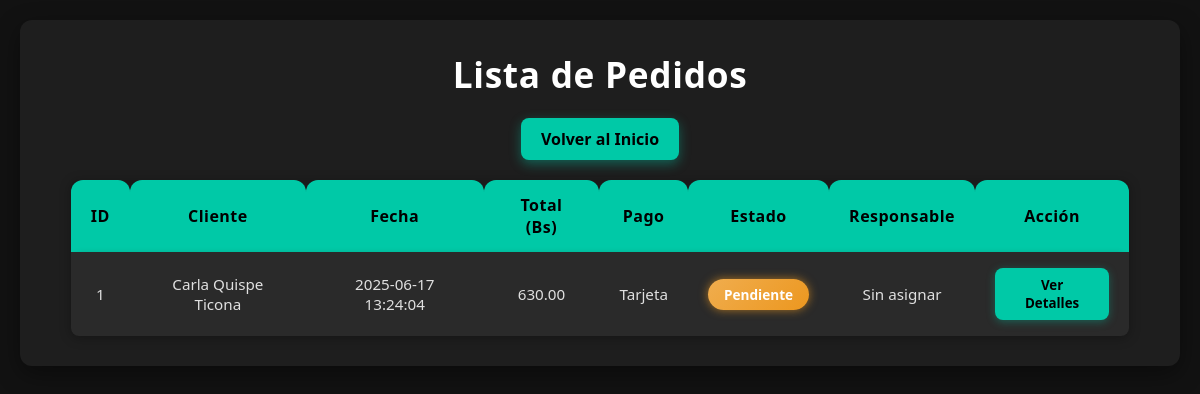
The page /empleado/pedidos/pedidos.php (signed in) on the database its author committed.
### tables this page shows
CREATE TABLE `pedido` (
  `id_pedido` int(11) NOT NULL,
  `id_cliente` int(11) DEFAULT NULL,
  `id_empleado` int(11) DEFAULT NULL,
  `id_sucursal` int(11) NOT NULL,
  `fecha_pedido` datetime DEFAULT current_timestamp(),
  `estado` enum('pendiente','procesado','enviado','entregado','cancelado') DEFAULT 'pendiente',
  `total` decimal(10,2) NOT NULL,
  `tipo_pago` enum('efectivo','tarjeta','transferencia','otro') NOT NULL
);

### empleado/pedidos/pedidos.php (the view, shortened to what this page needs)
<?php
include '../conexion.php';
$sql = "SELECT p.*,
        CONCAT(pe.nombres, ' ', pe.apellidos) AS cliente,
        CONCAT(ee.nombres, ' ', ee.apellidos) AS responsable
        FROM pedido p
        JOIN cliente c ON p.id_cliente = c.id_cliente
        JOIN persona pe ON c.id_persona = pe.id_persona
        LEFT JOIN empleado e ON p.id_empleado = e.id_empleado
        LEFT JOIN persona ee ON e.id_persona = ee.id_persona
        WHERE p.estado != 'entregado'";
$pedidos = $conexion->query($sql);
?>
<!DOCTYPE html>
<html lang="es">
<head>
<link rel="stylesheet" href="../css/pedidos.css" />
</head>
<body>
<div class="container">
  <h1 class="title">Lista de Pedidos</h1>
<a href="../index.php" class="btn-volver">Volver al Inicio</a>
  <table class="pedidos-table">
    <thead>
      <tr>
        <th>ID</th>
        <th>Cliente</th>
        <th>Fecha</th>
        <th>Total (Bs)</th>
        <th>Pago</th>
        <th>Estado</th>
        <th>Responsable</th>
        <th>Acción</th>
      </tr>
    </thead>
    <tbody>
      <?php while ($pedido = $pedidos->fetch_assoc()): ?>
        <tr>
          <td><?= $pedido['id_pedido'] ?></td>
          <td><?= htmlspecialchars($pedido['cliente']) ?></td>
          <td><?= $pedido['fecha_pedido'] ?></td>
          <td><?= number_format($pedido['total'], 2) ?></td>
          <td><?= ucfirst($pedido['tipo_pago']) ?></td>
          <?php
  $estado = $pedido['estado'];
  $claseEstado = "";
  switch ($estado) {
    case 'pendiente': $claseEstado = "estado-pendiente"; break;
  }
?>
<td><span class="estado-badge <?= $claseEstado ?>"><?= ucfirst($estado) ?></span></td>
          <td><?= htmlspecialchars($pedido['responsable'] ?? 'Sin asignar') ?></td>
          <td>
            <button class="btn btn-primary" onclick="abrirModal(<?= $pedido['id_pedido'] ?>)">Ver Detalles</button>
          </td>
        </tr>
      <?php endwhile; ?>
    </tbody>
  </table>
</div>
</body>
</html>

### empleado/css/pedidos.css (style rules this page uses)
* { box-sizing: border-box; font-family: 'Segoe UI', Tahoma, Geneva, Verdana, sans-serif; }
body { margin: 0; background: #121212; color: #e0e0e0; padding: 20px; text-align: center; }
.container { max-width: 1300px; margin: 0 auto; background: #1e1e1e; border-radius: 12px; box-shadow: 0 8px 24px rgba(0, 0, 0, 0.4); padding: 30px 40px; text-align: center; }
.title { font-size: 2.2rem; font-weight: 700; margin-bottom: 20px; margin-top: 0rem; color: #ffffff; letter-spacing: 0.02em; text-align: center; }
.btn-volver { display: inline-block; margin-bottom: 20px; background: #00c9a7; color: #000; padding: 10px 20px; border-radius: 8px; text-decoration: none; font-weight: 600; box-shadow: 0 4px 12px rgba(0, 201, 167, 0.4); transition: background-color 0.3s ease, box-shadow 0.3s ease; }
.pedidos-table { width: 98%; margin: 0 auto; border-collapse: separate; border-spacing: 0; background: #1a1a1a; border-radius: 8px; overflow: hidden; box-shadow: 0 2px 12px rgba(0, 0, 0, 0.3); text-align: center; }
.pedidos-table thead tr { background-color: #00c9a7; color: #000; font-weight: 700; font-size: 1rem; }
.pedidos-table thead tr th { padding: 14px 20px; border: none; border-radius: 12px 12px 0 0; user-select: none; letter-spacing: 0.03em; }
.pedidos-table tbody tr { background: #2a2a2a; box-shadow: 0 2px 6px rgba(0, 0, 0, 0.25); border-radius: 12px; transition: transform 0.2s ease, box-shadow 0.2s ease; cursor: default; text-align: center; }
.pedidos-table tbody tr td { padding: 16px 20px; vertical-align: middle; font-size: 0.95rem; color: #e0e0e0; border: none; text-align: center; }
.btn { font-weight: 600; cursor: pointer; border: none; padding: 8px 18px; border-radius: 8px; background-color: #00c9a7; color: #000; box-shadow: 0 2px 8px rgba(0, 201, 167, 0.35); transition: background-color 0.3s ease, box-shadow 0.3s ease; }
.estado-badge { display: inline-block; font-weight: 700; padding: 6px 16px; border-radius: 30px; color: #fff; font-size: 0.85rem; text-transform: capitalize; box-shadow: 0 2px 8px rgba(0, 0, 0, 0.1); transition: transform 0.2s ease; user-select: none; }
.estado-pendiente { background: linear-gradient(135deg, #f0ad4e, #ec971f); box-shadow: 0 0 10px #ec971faa; }

### rows shown on the page
pedido: id_pedido "1", cliente "Carla Quispe Ticona", fecha_pedido "2025-06-17 13:24:04", total "630.00", tipo_pago "Tarjeta", estado "Pendiente", responsable "Sin asignar"
